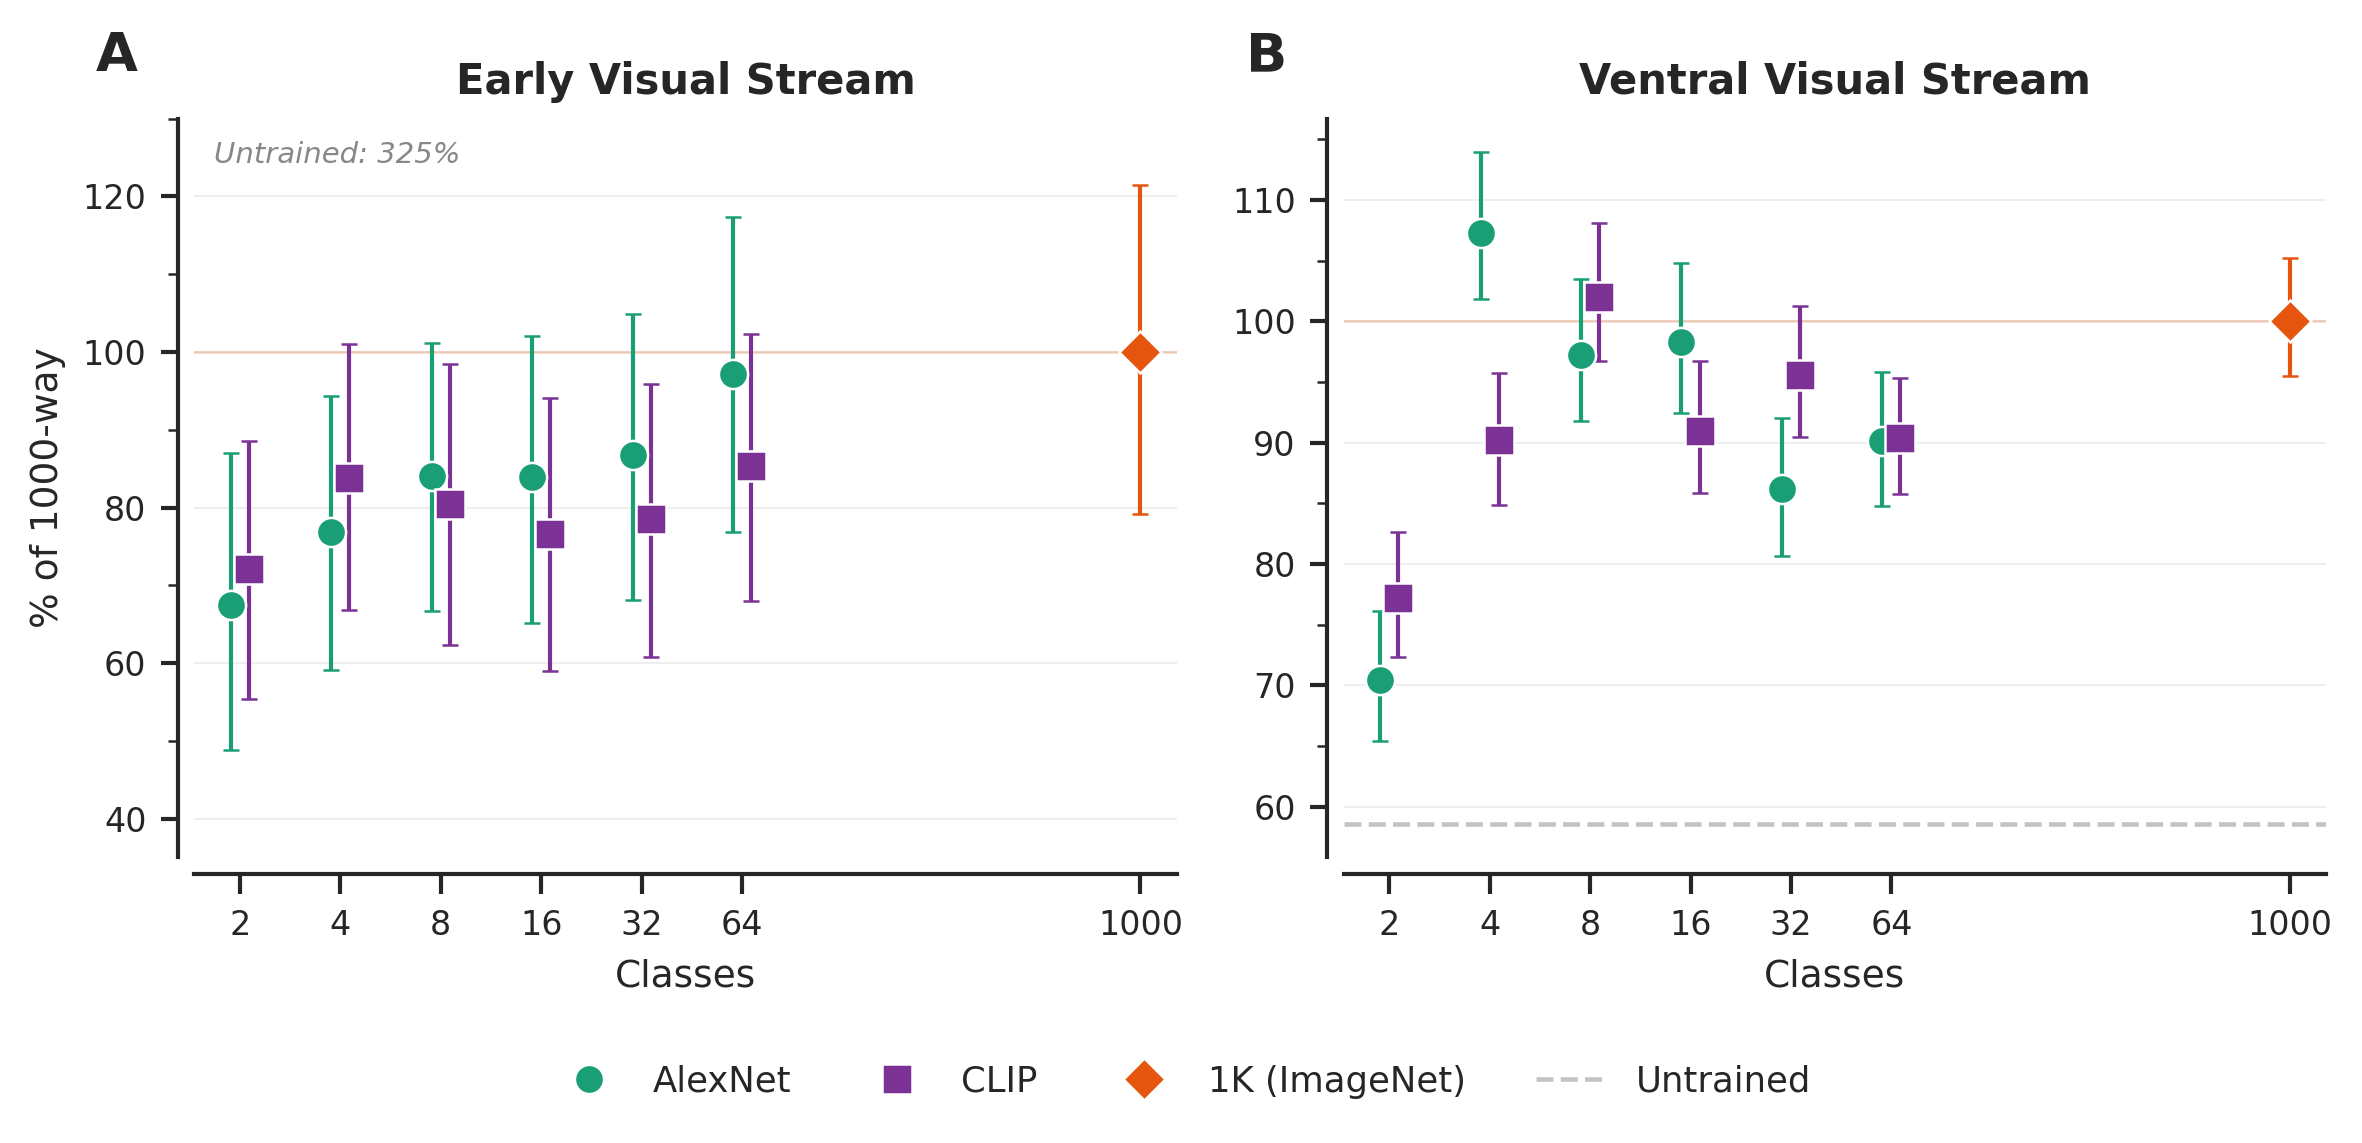

Generate this figure with Python:
"""Supplementary Figure S7: NSD-Synthetic (Out-of-Distribution) Results.

Shows normalized coarseness curves (% of 1000-way) for NSD-Synthetic data
with AlexNet and CLIP PCA label architectures.

Layout: 1x2 (Early Visual Stream, Ventral Visual Stream)

Usage:
    python manuscript/figures/supplementary/supp_s7_nsd_synthetic.py
"""

import sys
import numpy as np
import matplotlib.pyplot as plt
from matplotlib.lines import Line2D

sys.path.insert(0, ".")
from manuscript.figures.fig_utils import (
    setup_style, COARSE_CFGS, ARCH_STYLE, BASELINE_1K_COLOR, UNTRAINED_LINE_STYLE,
    normalize_to_baseline, format_normalized_coarseness_axes, build_coarseness_legend,
    MARKER_SIZE, EDGE_COLOR, EDGE_WIDTH, compute_jitter,
)
from plotters.plotter_utils import get_condition_summary

OUTPUT = "manuscript/figures/supplementary/extra/nsd_synthetic.png"

DATASET = "nsd_synthetic"

# Only AlexNet and CLIP available for NSD-Synthetic
ARCHITECTURES = [
    ("alexnet", "pca_labels_alexnet", "AlexNet"),
    ("clip",    "pca_labels_clip",    "CLIP"),
]

REGIONS = [
    ("early visual stream",   "Early Visual Stream"),
    ("ventral visual stream",  "Ventral Visual Stream"),
]


def fetch_arch_data(folder, region):
    """Fetch coarse data for one architecture."""
    means, ci_lo, ci_hi = [], [], []
    for cfg in COARSE_CFGS:
        s = get_condition_summary(DATASET, region, folder, cfg,
                                  "spearman", epoch=20, analysis="rsa")
        means.append(s["mean"])
        ci_lo.append(s["ci_low"])
        ci_hi.append(s["ci_high"])
    return np.array(means), np.array(ci_lo), np.array(ci_hi)


def fetch_baseline(region, epoch=20):
    """Fetch 1000-way baseline for NSD-Synthetic."""
    s = get_condition_summary(DATASET, region, "imagenet1k", 1000,
                              "spearman", epoch=epoch, analysis="rsa")
    return s["mean"], s["ci_low"], s["ci_high"]


def plot_panel(ax, region, region_label, show_ylabel=True):
    """Plot one normalized coarseness panel."""
    bl_mean, bl_ci_lo, bl_ci_hi = fetch_baseline(region, epoch=20)
    un_mean, _, _ = fetch_baseline(region, epoch=0)

    if np.isnan(bl_mean) or bl_mean == 0:
        ax.text(0.5, 0.5, "No baseline", ha="center", va="center",
                transform=ax.transAxes, fontsize=9, color="#888")
        ax.set_title(region_label, fontsize=10, fontweight="semibold", pad=6)
        return

    scale = 100.0 / bl_mean

    # Untrained line
    if not np.isnan(un_mean):
        ax.axhline(un_mean * scale, **UNTRAINED_LINE_STYLE, zorder=1)

    # 1000-way diamond at 100%
    bl_err_lo = max(bl_mean - bl_ci_lo, 0) * scale if not np.isnan(bl_ci_lo) else 0
    bl_err_hi = max(bl_ci_hi - bl_mean, 0) * scale if not np.isnan(bl_ci_hi) else 0
    ax.errorbar(1000, 100.0, yerr=[[bl_err_lo], [bl_err_hi]],
                fmt="D", color=BASELINE_1K_COLOR, markersize=MARKER_SIZE,
                markeredgecolor=EDGE_COLOR, markeredgewidth=EDGE_WIDTH,
                capsize=2, capthick=0.7, ecolor=BASELINE_1K_COLOR,
                elinewidth=1.0, zorder=5)

    # Plot each architecture
    n_arch = len(ARCHITECTURES)
    for arch_idx, (arch_key, folder, _) in enumerate(ARCHITECTURES):
        style = ARCH_STYLE[arch_key]
        means, ci_lo, ci_hi = fetch_arch_data(folder, region)
        norm_means = means * scale
        errs_lo = np.array([max(means[i] - ci_lo[i], 0) if not np.isnan(ci_lo[i]) else 0
                            for i in range(len(means))]) * scale
        errs_hi = np.array([max(ci_hi[i] - means[i], 0) if not np.isnan(ci_hi[i]) else 0
                            for i in range(len(means))]) * scale

        jitter = compute_jitter(arch_idx, n_arch)

        for i, cfg in enumerate(COARSE_CFGS):
            if np.isnan(means[i]):
                continue
            ax.errorbar(cfg * jitter, norm_means[i],
                        yerr=[[errs_lo[i]], [errs_hi[i]]],
                        fmt=style["marker"], color=style["color"],
                        markersize=MARKER_SIZE,
                        markeredgecolor=EDGE_COLOR, markeredgewidth=EDGE_WIDTH,
                        capsize=2, capthick=0.7,
                        ecolor=style["color"], elinewidth=1.0, zorder=4)

    format_normalized_coarseness_axes(ax, region_label, show_ylabel=show_ylabel,
                                       show_xlabel=True)


def main():
    setup_style()

    fig, axes = plt.subplots(1, 2, figsize=(8, 3.8))

    for idx, (region, label) in enumerate(REGIONS):
        plot_panel(axes[idx], region, label, show_ylabel=(idx == 0))

    # Cap the early visual stream y-axis if untrained baseline stretches it
    for idx, ax in enumerate(axes):
        ymin, ymax = ax.get_ylim()
        if ymax > 150:
            # Find the untrained line value (dashed gray line)
            un_val = None
            for line in ax.get_lines():
                if line.get_linestyle() == "--" and len(set(line.get_ydata())) == 1:
                    un_val = line.get_ydata()[0]
            ax.set_ylim(ymin, 130)
            if un_val is not None and un_val > 130:
                ax.annotate(f"Untrained: {un_val:.0f}%",
                            xy=(0.02, 0.97), xycoords="axes fraction",
                            fontsize=7, color="#888888", fontstyle="italic",
                            va="top", ha="left")

    # Legend
    handles = build_coarseness_legend(ARCHITECTURES)
    fig.legend(handles=handles, loc="lower center", ncol=4, fontsize=8.5,
               frameon=False, bbox_to_anchor=(0.5, -0.02))

    # Panel labels
    for idx, ax in enumerate(axes):
        label = chr(ord("a") + idx)
        ax.text(-0.10, 1.12, label, transform=ax.transAxes,
                fontsize=13, fontweight="bold", va="top", ha="left",
                family="sans-serif")

    plt.tight_layout(rect=[0, 0.06, 1, 1])
    fig.savefig(OUTPUT, dpi=300, bbox_inches="tight", facecolor="white",
                edgecolor="none")
    print(f"Saved -> {OUTPUT}")
    plt.close()


if __name__ == "__main__":
    main()
